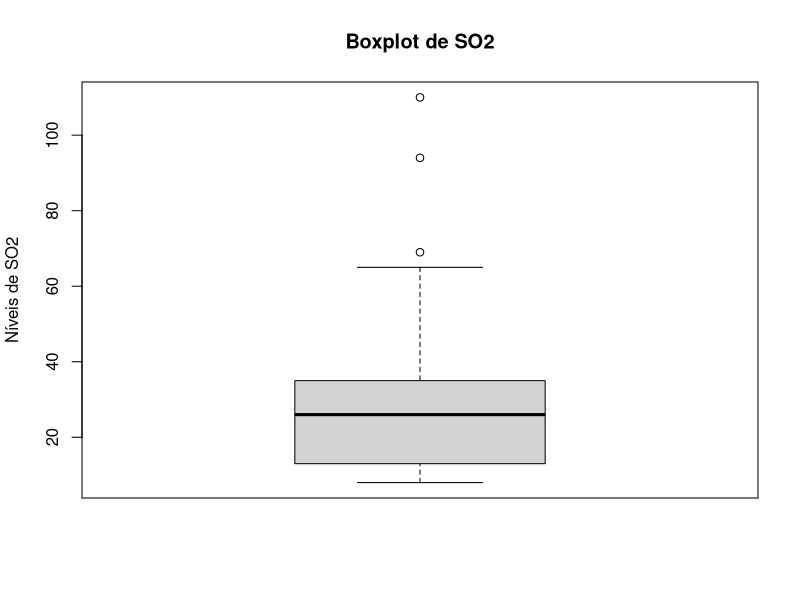
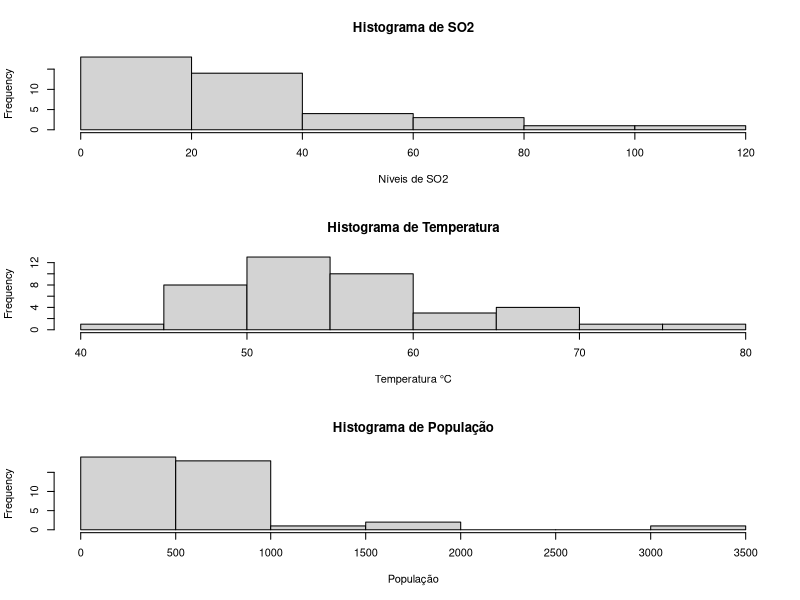
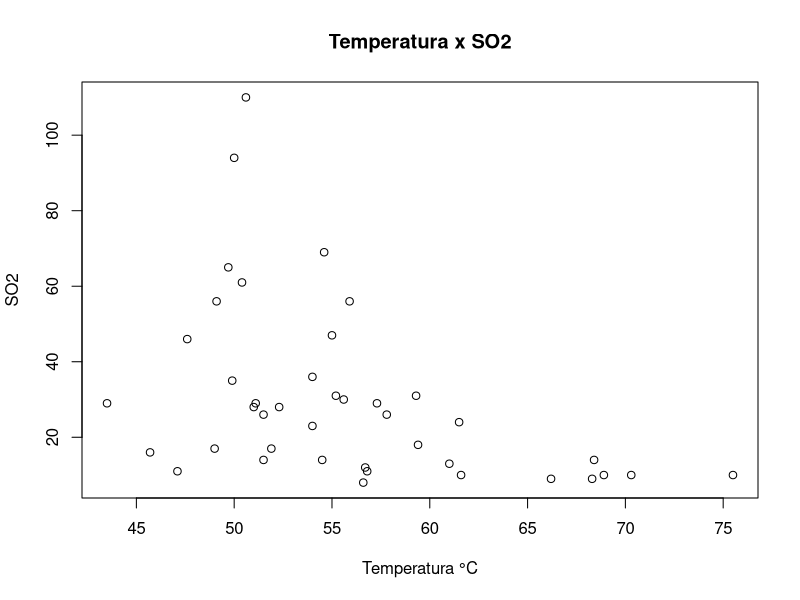

R code for these plots, in order:
setwd("I:/mestrado/statistic-data-analysis")

# Carregando os dados
usair <- read.csv(file="src/usair.csv",head=TRUE,sep=",")

# Resumo das medidas descritivas para as variáveis selecionadas
summary(usair[c("SO2", "temp", "popn")])

boxplot(
    usair$SO2, 
    main="Boxplot de SO2", 
    ylab="Níveis de SO2"
)

# Plotando histogramas
par(mfrow = c(3, 1))
hist(
    usair$SO2, 
    main = "Histograma de SO2", 
    xlab = "Níveis de SO2"
)
hist(
    usair$temp, 
    main = "Histograma de Temperatura", 
    xlab = "Temperatura °C"
)
hist(
    usair$popn, 
    main = "Histograma de População", 
    xlab = "População"
)

# Teste de Shapiro-Wilk para normalidade
shapiro.test(usair$SO2)

# Plotando gráfico de dispersão
par(mfrow = c(1, 1))
plot(
    usair$temp, 
    usair$SO2, 
    main = "Temperatura x SO2", 
    xlab = "Temperatura °C", 
    ylab = "SO2"
)

# Cálculo do Intervalo de Confiança para a média de SO2
n <- length(usair$SO2)
mean_so2 <- mean(usair$SO2)
sd_so2 <- sd(usair$SO2)
error_margin <- qt(0.975, df=n-1) * sd_so2 / sqrt(n)
ci_lower <- mean_so2 - error_margin
ci_upper <- mean_so2 + error_margin

c("Média Vendas:", mean_so2, "Margem de Erro:", error_margin)
cat("Intervalo de Confiança para a média de SO2:", ci_lower, ci_upper)
